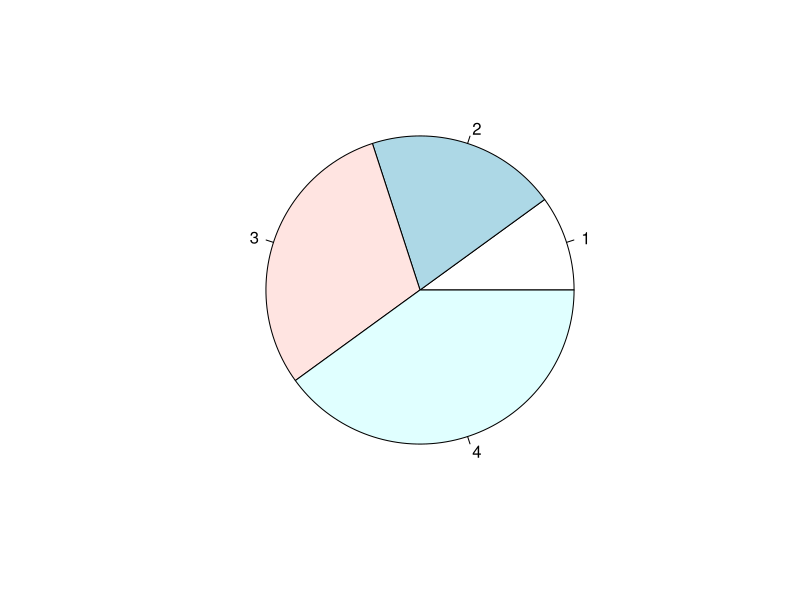
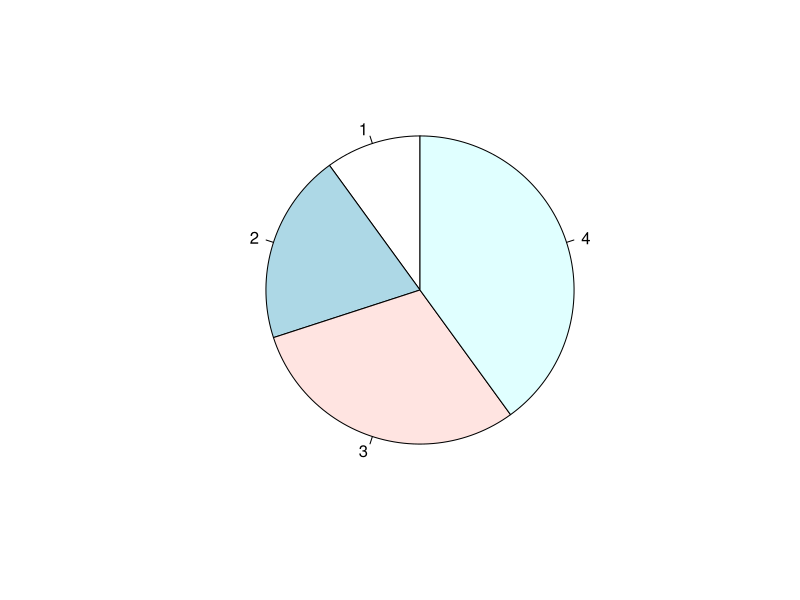
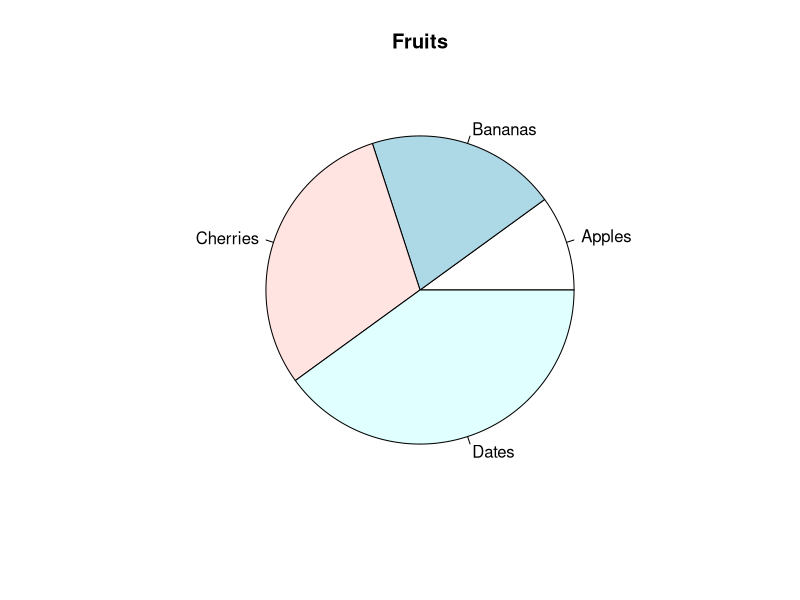
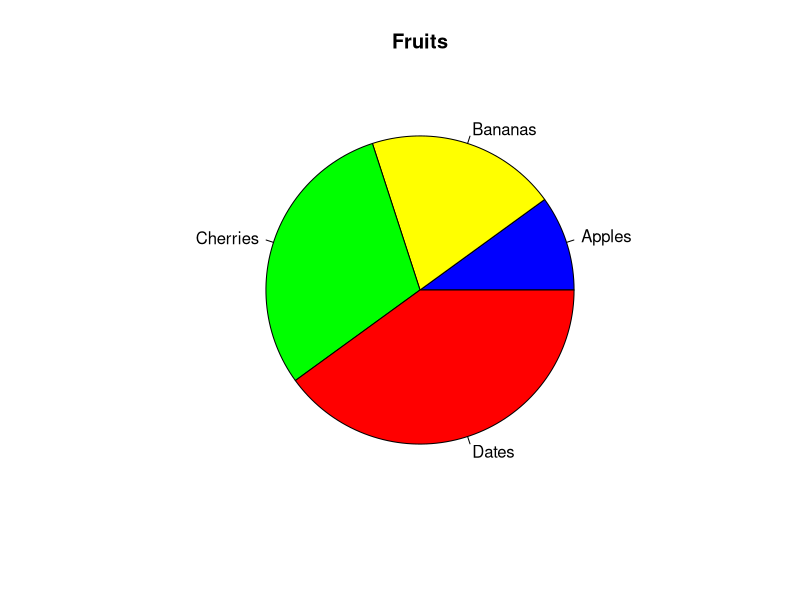
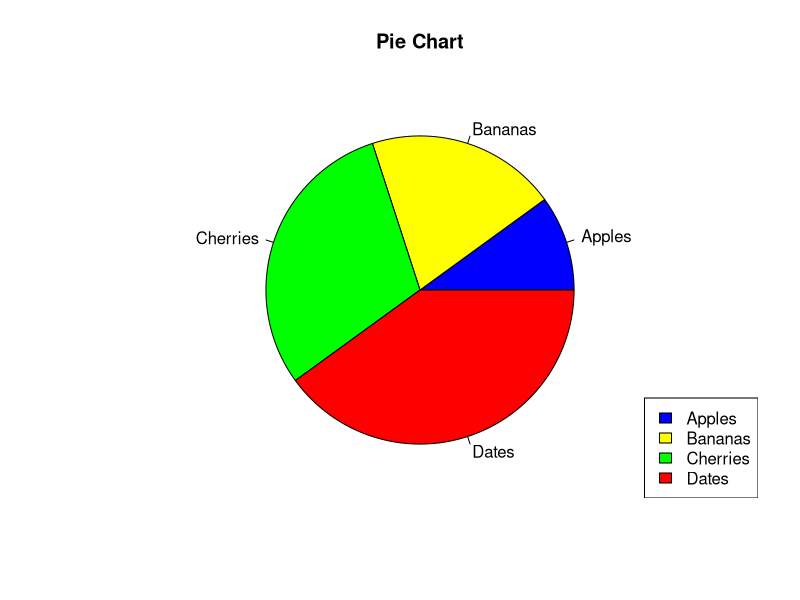

Write the R code that produced these figures, in order.
# R Pie Charts:


#A pie chart is a circular graphical view of data.

#Use the pie() function to draw pie charts:

# Create a vector of pies
x <- c(10,20,30,40)

# Display the pie chart
pie(x)

#As you can see the pie chart draws one pie for each value in the vector (in this case 10, 20, 30, 40).

#By default, the plotting of the first pie starts from the x-axis and move counterclockwise.

#The size of each pie is determined by comparing the value with all the other values, by using this formula:

#The value divided by the sum of all values: x/sum(x)





# Start Angle:

#you can change the start angle of the pie chart with the init.angle parameter.

#The value of init.angle is defined with angle in degrees, where default angle is 0.

#Start the first pie at 90 degrees:

# Create a vector of pies
x <- c(10,20,30,40)

# Display the pie chart and start the first pie at 90 degrees
pie(x, init.angle = 90)




#Labels and Header:
#Use the label parameter to add a label to the pie chart, and use the main parameter to add a header:

# Create a vector of pies
x <- c(10, 20, 30, 40)

# Create a vector of labels
mylabel <- c("Apples", "Bananas", "Cherries", "Dates")

# Display the pie chart with labels
pie(x, label = mylabel, main = "Fruits")






#Colors:
#You can add a color to each pie with the col parameter:
# Create a vector of colors
colors <- c("blue", "yellow", "green", "red")

# Display the pie chart with colors
pie(x, label = mylabel, main = "Fruits", col = colors)





#Legend:
#To add a list of explanation for each pie, use the legend() function:
# Create a vector of labels
mylabel <- c("Apples", "Bananas", "Cherries", "Dates")

# Create a vector of colors
colors <- c("blue", "yellow", "green", "red")

# Display the pie chart with colors
pie(x, label = mylabel, main = "Pie Chart", col = colors)

# Display the explanation box
legend("bottomright", mylabel, fill = colors)

#The legend can be positioned as either:

#sbottomright, bottom, bottomleft, left, topleft, top, topright, right, center